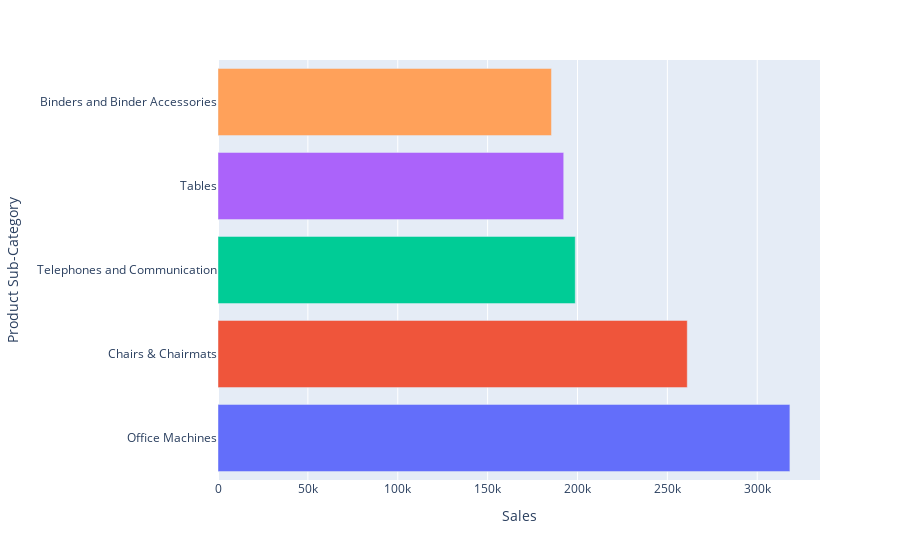

Write notebook code for a chart like this one.
### Code cell
top_products = superstore2.groupby("Product Sub-Category")['Sales'].agg(sum).reset_index().sort_values("Sales", ascending=False).head(5)
fig = px.bar(top_products, y="Product Sub-Category", x="Sales", orientation='h', color="Product Sub-Category")
fig.update_yaxes(autorange="reversed")
fig.update_layout(showlegend=False)
fig.show()

### Figure 1 — Plotly figure (JSON) as saved in the notebook; plotly's stock layout.template omitted (floating-point values rounded to 4 significant figures)
{"data": [{"alignmentgroup": "True", "hovertemplate": "Product Sub-Category=%{y}<br>Sales=%{x}<extra></extra>", "legendgroup": "Office Machines", "marker": {"color": "#636efa"}, "name": "Office Machines", "offsetgroup": "Office Machines", "orientation": "h", "showlegend": true, "textposition": "auto", "type": "bar", "x": [318200.0], "xaxis": "x", "y": ["Office Machines"], "yaxis": "y"}, {"alignmentgroup": "True", "hovertemplate": "Product Sub-Category=%{y}<br>Sales=%{x}<extra></extra>", "legendgroup": "Chairs & Chairmats", "marker": {"color": "#EF553B"}, "name": "Chairs & Chairmats", "offsetgroup": "Chairs & Chairmats", "orientation": "h", "showlegend": true, "textposition": "auto", "type": "bar", "x": [261100.0], "xaxis": "x", "y": ["Chairs & Chairmats"], "yaxis": "y"}, {"alignmentgroup": "True", "hovertemplate": "Product Sub-Category=%{y}<br>Sales=%{x}<extra></extra>", "legendgroup": "Telephones and Communication", "marker": {"color": "#00cc96"}, "name": "Telephones and Communication", "offsetgroup": "Telephones and Communication", "orientation": "h", "showlegend": true, "textposition": "auto", "type": "bar", "x": [198800.0], "xaxis": "x", "y": ["Telephones and Communication"], "yaxis": "y"}, {"alignmentgroup": "True", "hovertemplate": "Product Sub-Category=%{y}<br>Sales=%{x}<extra></extra>", "legendgroup": "Tables", "marker": {"color": "#ab63fa"}, "name": "Tables", "offsetgroup": "Tables", "orientation": "h", "showlegend": true, "textposition": "auto", "type": "bar", "x": [192300.0], "xaxis": "x", "y": ["Tables"], "yaxis": "y"}, {"alignmentgroup": "True", "hovertemplate": "Product Sub-Category=%{y}<br>Sales=%{x}<extra></extra>", "legendgroup": "Binders and Binder Accessories", "marker": {"color": "#FFA15A"}, "name": "Binders and Binder Accessories", "offsetgroup": "Binders and Binder Accessories", "orientation": "h", "showlegend": true, "textposition": "auto", "type": "bar", "x": [185500.0], "xaxis": "x", "y": ["Binders and Binder Accessories"], "yaxis": "y"}], "layout": {"barmode": "relative", "legend": {"title": {"text": "Product Sub-Category"}, "tracegroupgap": 0}, "margin": {"t": 60}, "showlegend": false, "xaxis": {"anchor": "y", "domain": [0, 1], "title": {"text": "Sales"}}, "yaxis": {"anchor": "x", "autorange": "reversed", "categoryarray": ["Binders and Binder Accessories", "Tables", "Telephones and Communication", "Chairs & Chairmats", "Office Machines"], "categoryorder": "array", "domain": [0, 1], "title": {"text": "Product Sub-Category"}}}}
